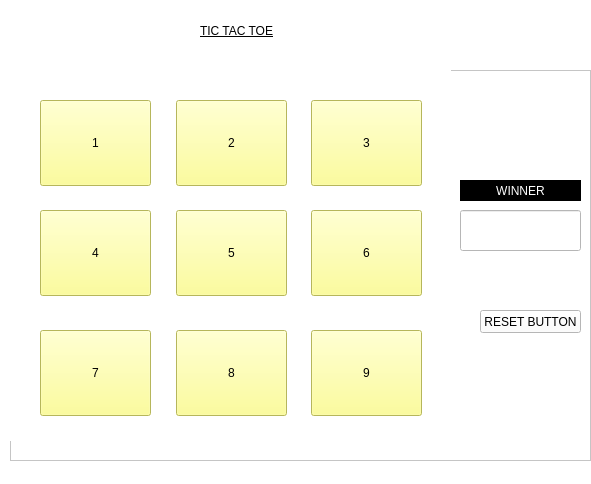
<?xml version="1.0" encoding="UTF-8"?>
<ui version="4.0">
 <class>MainWindow</class>
 <widget class="QMainWindow" name="MainWindow">
  <property name="geometry">
   <rect>
    <x>0</x>
    <y>0</y>
    <width>591</width>
    <height>484</height>
   </rect>
  </property>
  <property name="windowTitle">
   <string>MainWindow</string>
  </property>
  <property name="styleSheet">
   <string notr="true">background-color: rgb(255, 255, 255);</string>
  </property>
  <widget class="QWidget" name="centralwidget">
   <widget class="QLabel" name="label">
    <property name="geometry">
     <rect>
      <x>200</x>
      <y>0</y>
      <width>201</width>
      <height>61</height>
     </rect>
    </property>
    <property name="styleSheet">
     <string notr="true">font: 75 26pt &quot;MS Shell Dlg 2&quot;;
text-decoration: underline;</string>
    </property>
    <property name="text">
     <string>TIC TAC TOE</string>
    </property>
   </widget>
   <widget class="QLabel" name="label_2">
    <property name="geometry">
     <rect>
      <x>130</x>
      <y>100</y>
      <width>361</width>
      <height>31</height>
     </rect>
    </property>
    <property name="styleSheet">
     <string notr="true">font: 16pt &quot;MS Shell Dlg 2&quot;;</string>
    </property>
    <property name="text">
     <string>CHOOSE YOUR CHARACTER  (X OR 0)</string>
    </property>
   </widget>
   <widget class="QRadioButton" name="radioButton">
    <property name="geometry">
     <rect>
      <x>240</x>
      <y>140</y>
      <width>82</width>
      <height>31</height>
     </rect>
    </property>
    <property name="styleSheet">
     <string notr="true">font: 22pt &quot;MS Shell Dlg 2&quot;;</string>
    </property>
    <property name="text">
     <string>0</string>
    </property>
   </widget>
   <widget class="QRadioButton" name="radioButton_2">
    <property name="geometry">
     <rect>
      <x>330</x>
      <y>140</y>
      <width>82</width>
      <height>31</height>
     </rect>
    </property>
    <property name="styleSheet">
     <string notr="true">font: 22pt &quot;MS Shell Dlg 2&quot;;</string>
    </property>
    <property name="text">
     <string>X</string>
    </property>
   </widget>
   <widget class="QPushButton" name="pushButton">
    <property name="geometry">
     <rect>
      <x>200</x>
      <y>210</y>
      <width>211</width>
      <height>23</height>
     </rect>
    </property>
    <property name="styleSheet">
     <string notr="true">font: 20pt &quot;MS Shell Dlg 2&quot;;
background-color: rgb(255, 255, 0);</string>
    </property>
    <property name="text">
     <string>Start Game</string>
    </property>
   </widget>
   <widget class="QFrame" name="frame">
    <property name="geometry">
     <rect>
      <x>10</x>
      <y>70</y>
      <width>581</width>
      <height>391</height>
     </rect>
    </property>
    <property name="styleSheet">
     <string notr="true">background-color: rgb(255, 255, 255);</string>
    </property>
    <property name="frameShape">
     <enum>QFrame::StyledPanel</enum>
    </property>
    <property name="frameShadow">
     <enum>QFrame::Raised</enum>
    </property>
    <widget class="QLabel" name="label_3">
     <property name="geometry">
      <rect>
       <x>0</x>
       <y>0</y>
       <width>441</width>
       <height>371</height>
      </rect>
     </property>
     <property name="styleSheet">
      <string notr="true">font: 75 26pt &quot;MS Shell Dlg 2&quot;;
text-decoration: underline;</string>
     </property>
     <property name="text">
      <string/>
     </property>
     <property name="pixmap">
      <pixmap>../../Downloads/tictactoe.png</pixmap>
     </property>
     <property name="scaledContents">
      <bool>true</bool>
     </property>
    </widget>
    <widget class="QPushButton" name="pushButton_2">
     <property name="enabled">
      <bool>true</bool>
     </property>
     <property name="geometry">
      <rect>
       <x>30</x>
       <y>30</y>
       <width>111</width>
       <height>86</height>
      </rect>
     </property>
     <property name="styleSheet">
      <string notr="true">background-color: rgb(255, 255, 127);
font: 20pt &quot;MS Shell Dlg 2&quot;;</string>
     </property>
     <property name="text">
      <string>1</string>
     </property>
     <property name="autoDefault">
      <bool>false</bool>
     </property>
     <property name="default">
      <bool>false</bool>
     </property>
     <property name="flat">
      <bool>false</bool>
     </property>
    </widget>
    <widget class="QPushButton" name="pushButton_3">
     <property name="enabled">
      <bool>true</bool>
     </property>
     <property name="geometry">
      <rect>
       <x>30</x>
       <y>140</y>
       <width>111</width>
       <height>86</height>
      </rect>
     </property>
     <property name="styleSheet">
      <string notr="true">background-color: rgb(255, 255, 127);
font: 20pt &quot;MS Shell Dlg 2&quot;;</string>
     </property>
     <property name="text">
      <string>4</string>
     </property>
     <property name="autoDefault">
      <bool>false</bool>
     </property>
     <property name="default">
      <bool>false</bool>
     </property>
     <property name="flat">
      <bool>false</bool>
     </property>
    </widget>
    <widget class="QPushButton" name="pushButton_4">
     <property name="enabled">
      <bool>true</bool>
     </property>
     <property name="geometry">
      <rect>
       <x>30</x>
       <y>260</y>
       <width>111</width>
       <height>86</height>
      </rect>
     </property>
     <property name="styleSheet">
      <string notr="true">background-color: rgb(255, 255, 127);
font: 20pt &quot;MS Shell Dlg 2&quot;;</string>
     </property>
     <property name="text">
      <string>7</string>
     </property>
     <property name="autoDefault">
      <bool>false</bool>
     </property>
     <property name="default">
      <bool>false</bool>
     </property>
     <property name="flat">
      <bool>false</bool>
     </property>
    </widget>
    <widget class="QPushButton" name="pushButton_5">
     <property name="enabled">
      <bool>true</bool>
     </property>
     <property name="geometry">
      <rect>
       <x>166</x>
       <y>260</y>
       <width>111</width>
       <height>86</height>
      </rect>
     </property>
     <property name="styleSheet">
      <string notr="true">background-color: rgb(255, 255, 127);
font: 20pt &quot;MS Shell Dlg 2&quot;;</string>
     </property>
     <property name="text">
      <string>8</string>
     </property>
     <property name="autoDefault">
      <bool>false</bool>
     </property>
     <property name="default">
      <bool>false</bool>
     </property>
     <property name="flat">
      <bool>false</bool>
     </property>
    </widget>
    <widget class="QPushButton" name="pushButton_6">
     <property name="enabled">
      <bool>true</bool>
     </property>
     <property name="geometry">
      <rect>
       <x>166</x>
       <y>140</y>
       <width>111</width>
       <height>86</height>
      </rect>
     </property>
     <property name="styleSheet">
      <string notr="true">background-color: rgb(255, 255, 127);
font: 20pt &quot;MS Shell Dlg 2&quot;;</string>
     </property>
     <property name="text">
      <string>5</string>
     </property>
     <property name="autoDefault">
      <bool>false</bool>
     </property>
     <property name="default">
      <bool>false</bool>
     </property>
     <property name="flat">
      <bool>false</bool>
     </property>
    </widget>
    <widget class="QPushButton" name="pushButton_7">
     <property name="enabled">
      <bool>true</bool>
     </property>
     <property name="geometry">
      <rect>
       <x>166</x>
       <y>30</y>
       <width>111</width>
       <height>86</height>
      </rect>
     </property>
     <property name="styleSheet">
      <string notr="true">background-color: rgb(255, 255, 127);
font: 20pt &quot;MS Shell Dlg 2&quot;;</string>
     </property>
     <property name="text">
      <string>2</string>
     </property>
     <property name="autoDefault">
      <bool>false</bool>
     </property>
     <property name="default">
      <bool>false</bool>
     </property>
     <property name="flat">
      <bool>false</bool>
     </property>
    </widget>
    <widget class="QPushButton" name="pushButton_8">
     <property name="enabled">
      <bool>true</bool>
     </property>
     <property name="geometry">
      <rect>
       <x>301</x>
       <y>260</y>
       <width>111</width>
       <height>86</height>
      </rect>
     </property>
     <property name="styleSheet">
      <string notr="true">background-color: rgb(255, 255, 127);
font: 20pt &quot;MS Shell Dlg 2&quot;;</string>
     </property>
     <property name="text">
      <string>9</string>
     </property>
     <property name="autoDefault">
      <bool>false</bool>
     </property>
     <property name="default">
      <bool>false</bool>
     </property>
     <property name="flat">
      <bool>false</bool>
     </property>
    </widget>
    <widget class="QPushButton" name="pushButton_9">
     <property name="enabled">
      <bool>true</bool>
     </property>
     <property name="geometry">
      <rect>
       <x>301</x>
       <y>30</y>
       <width>111</width>
       <height>86</height>
      </rect>
     </property>
     <property name="styleSheet">
      <string notr="true">background-color: rgb(255, 255, 127);
font: 20pt &quot;MS Shell Dlg 2&quot;;</string>
     </property>
     <property name="text">
      <string>3</string>
     </property>
     <property name="autoDefault">
      <bool>false</bool>
     </property>
     <property name="default">
      <bool>false</bool>
     </property>
     <property name="flat">
      <bool>false</bool>
     </property>
    </widget>
    <widget class="QPushButton" name="pushButton_10">
     <property name="enabled">
      <bool>true</bool>
     </property>
     <property name="geometry">
      <rect>
       <x>301</x>
       <y>140</y>
       <width>111</width>
       <height>86</height>
      </rect>
     </property>
     <property name="styleSheet">
      <string notr="true">background-color: rgb(255, 255, 127);
font: 20pt &quot;MS Shell Dlg 2&quot;;</string>
     </property>
     <property name="text">
      <string>6</string>
     </property>
     <property name="autoDefault">
      <bool>false</bool>
     </property>
     <property name="default">
      <bool>false</bool>
     </property>
     <property name="flat">
      <bool>false</bool>
     </property>
    </widget>
    <widget class="QLineEdit" name="lineEdit">
     <property name="geometry">
      <rect>
       <x>450</x>
       <y>140</y>
       <width>121</width>
       <height>41</height>
      </rect>
     </property>
    </widget>
    <widget class="QLabel" name="label_4">
     <property name="geometry">
      <rect>
       <x>450</x>
       <y>110</y>
       <width>121</width>
       <height>21</height>
      </rect>
     </property>
     <property name="styleSheet">
      <string notr="true">background-color: rgb(0, 0, 0);
font: 75 16pt &quot;MS Shell Dlg 2&quot;;
color: rgb(255, 255, 255);</string>
     </property>
     <property name="text">
      <string>WINNER</string>
     </property>
     <property name="alignment">
      <set>Qt::AlignCenter</set>
     </property>
    </widget>
    <widget class="QPushButton" name="pushButton_11">
     <property name="geometry">
      <rect>
       <x>470</x>
       <y>240</y>
       <width>101</width>
       <height>23</height>
      </rect>
     </property>
     <property name="text">
      <string>RESET BUTTON</string>
     </property>
    </widget>
   </widget>
  </widget>
  <widget class="QMenuBar" name="menubar">
   <property name="geometry">
    <rect>
     <x>0</x>
     <y>0</y>
     <width>591</width>
     <height>21</height>
    </rect>
   </property>
  </widget>
  <widget class="QStatusBar" name="statusbar"/>
 </widget>
 <resources/>
 <connections/>
</ui>
